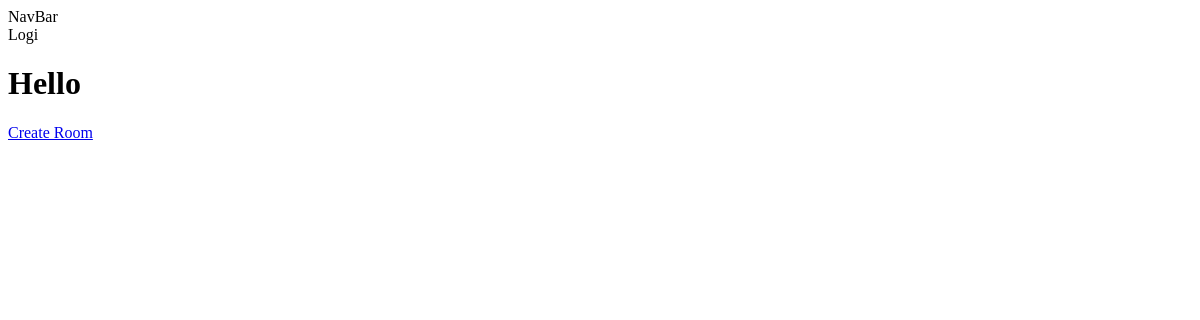
The app's page /, older data.
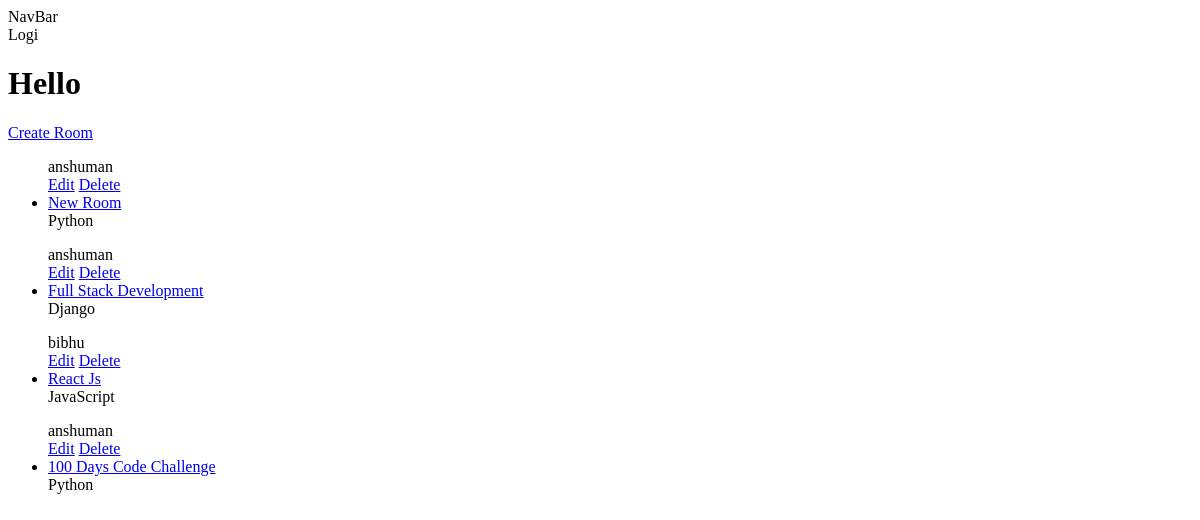
The same page, newer data.
### base/models.py (models this page shows, shortened)
class Room(models.Model):
    name = models.CharField(max_length=200)
    topic = models.ForeignKey(Topic, on_delete=models.SET_NULL, null=True)
    host = models.ForeignKey(User, on_delete=models.SET_NULL, null=True)
    description = models.TextField(blank=True, null=True)
    created_at = models.DateTimeField(auto_now_add=True)
    updated_at = models.DateTimeField(auto_now=True)
    class Meta:
        ordering = ["-updated_at", "-created_at"]
    def __str__(self):
        return self.name

class Topic(models.Model):
    name = models.CharField(max_length=200)
    created_at = models.DateTimeField(auto_now_add=True)
    updated_at = models.DateTimeField(auto_now=True)

### base/views.py (the view)
# urls.py: path("", home, name="home"),
def home(request):
    rooms = Room.objects.all()
    context = {"rooms": rooms}
    return render(request, "base/home.html", context)

### base/templates/base/home.html
{% extends "base.html" %} {% block content %}
<h1>Hello</h1>
<a href="{% url 'create_room'%}">Create Room</a>
{% for room in rooms %}
<ul>
  <div>{{room.host.username}}</div>
  <div>
    <a href="{% url 'update_room' room.id%}">Edit</a>
    <a href="{% url 'delete_room' room.id%}">Delete</a>
  </div>
  <li><a href="{% url 'roomDetails' room.id %}">{{room}}</a></li>
  <div>{{room.topic.name}}</div>
</ul>
{% endfor %} {% endblock content %}

### templates/base.html (shortened to what this page needs)
<!DOCTYPE html>
<html lang="en">
  <head>
  </head>
  <body>
    {% include "navbar.html" %} {% block content %} {% endblock content %}
  </body>
</html>

### templates/navbar.html
<div>
    <div>
        NavBar
    </div>
    <div>
        Logi
    </div>
</div>

Row changes from the older to the newer data that the page shows:
added Room: host.username "anshuman", name "New Room", topic.name "Python"
added Room: host.username "anshuman", name "Full Stack Development", topic.name "Django"
added Room: host.username "bibhu", name "React Js", topic.name "JavaScript"
added Room: host.username "anshuman", name "100 Days Code Challenge", topic.name "Python"
